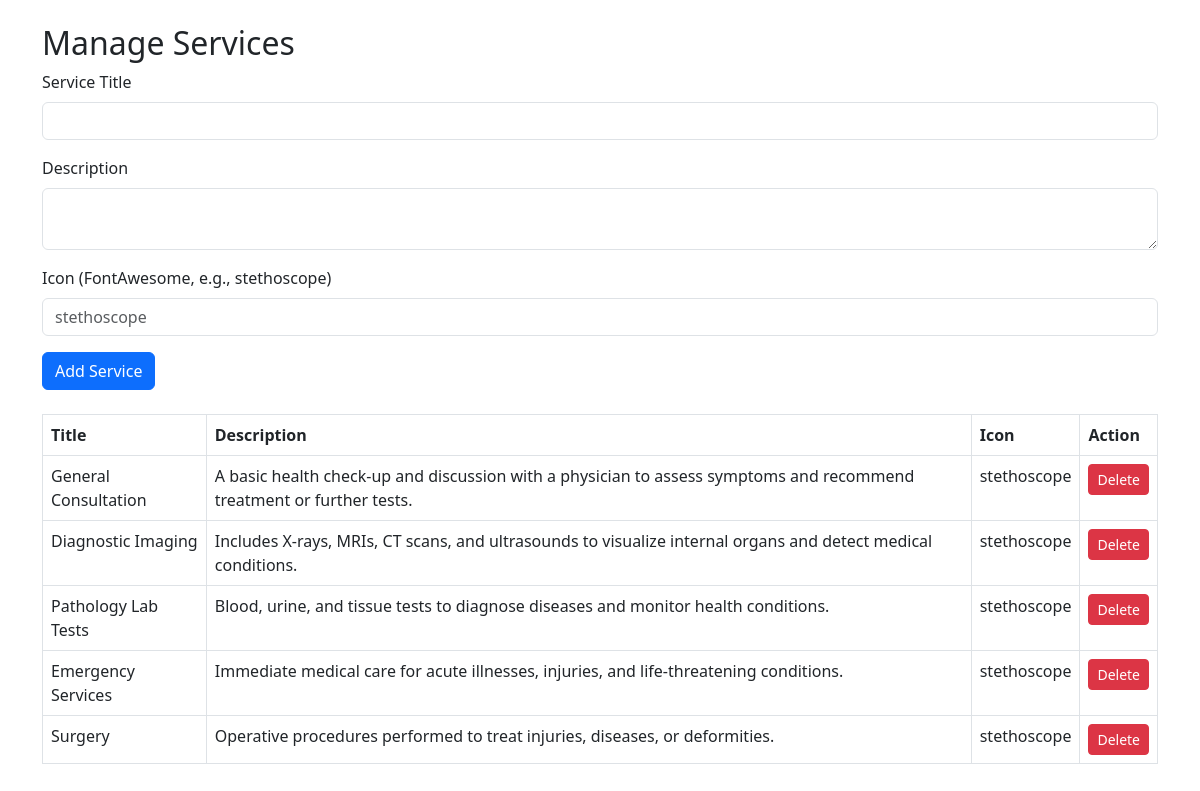
/admin/manage_services.php (signed in), run on the app's committed database.
### tables this page shows
CREATE TABLE `services` (
  `id` int(11) NOT NULL,
  `title` varchar(100) NOT NULL,
  `description` text NOT NULL,
  `icon` varchar(50) DEFAULT NULL
);

### admin/manage_services.php (the view, shortened to what this page needs)
<?php
include '../includes/db_connect.php';
?>
<!DOCTYPE html>
<html lang="en">
<head>
    <link href="https://cdn.jsdelivr.net/npm/bootstrap@5.3.0/dist/css/bootstrap.min.css" rel="stylesheet">
</head>
<body>
    <div class="container mt-4">
        <h2>Manage Services</h2>
        <form method="POST" class="mb-4">
            <div class="mb-3">
                <label class="form-label">Service Title</label>
                <input type="text" name="title" class="form-control" required>
            </div>
            <div class="mb-3">
                <label class="form-label">Description</label>
                <textarea name="description" class="form-control" required></textarea>
            </div>
            <div class="mb-3">
                <label class="form-label">Icon (FontAwesome, e.g., stethoscope)</label>
                <input type="text" name="icon" class="form-control" placeholder="stethoscope">
            </div>
            <button type="submit" name="add_service" class="btn btn-primary">Add Service</button>
        </form>
        <table class="table table-bordered">
            <thead>
                <tr>
                    <th>Title</th>
                    <th>Description</th>
                    <th>Icon</th>
                    <th>Action</th>
                </tr>
            </thead>
            <tbody>
                <?php
                $stmt = $pdo->query("SELECT * FROM services");
                while ($row = $stmt->fetch(PDO::FETCH_ASSOC)) {
                    echo "<tr>";
                    echo "<td>" . htmlspecialchars($row['title']) . "</td>";
                    echo "<td>" . htmlspecialchars($row['description']) . "</td>";
                    echo "<td>" . htmlspecialchars($row['icon']) . "</td>";
                    echo "<td><a href='manage_services.php?delete={$row['id']}' class='btn btn-danger btn-sm'>Delete</a></td>";
                    echo "</tr>";
                }
                ?>
            </tbody>
        </table>
    </div>
</body>
</html>

### data on the page
services: title "General Consultation", description "A basic health check-up and discussion with a physician to assess symptoms and recommend treatment or further tests.", icon "stethoscope"
services: title "Diagnostic Imaging", description "Includes X-rays, MRIs, CT scans, and ultrasounds to visualize internal organs and detect medical conditions.", icon "stethoscope"
services: title "Pathology Lab Tests", description "Blood, urine, and tissue tests to diagnose diseases and monitor health conditions.", icon "stethoscope"
services: title "Emergency Services", description "Immediate medical care for acute illnesses, injuries, and life-threatening conditions.", icon "stethoscope"
services: title "Surgery", description "Operative procedures performed to treat injuries, diseases, or deformities.", icon "stethoscope"
